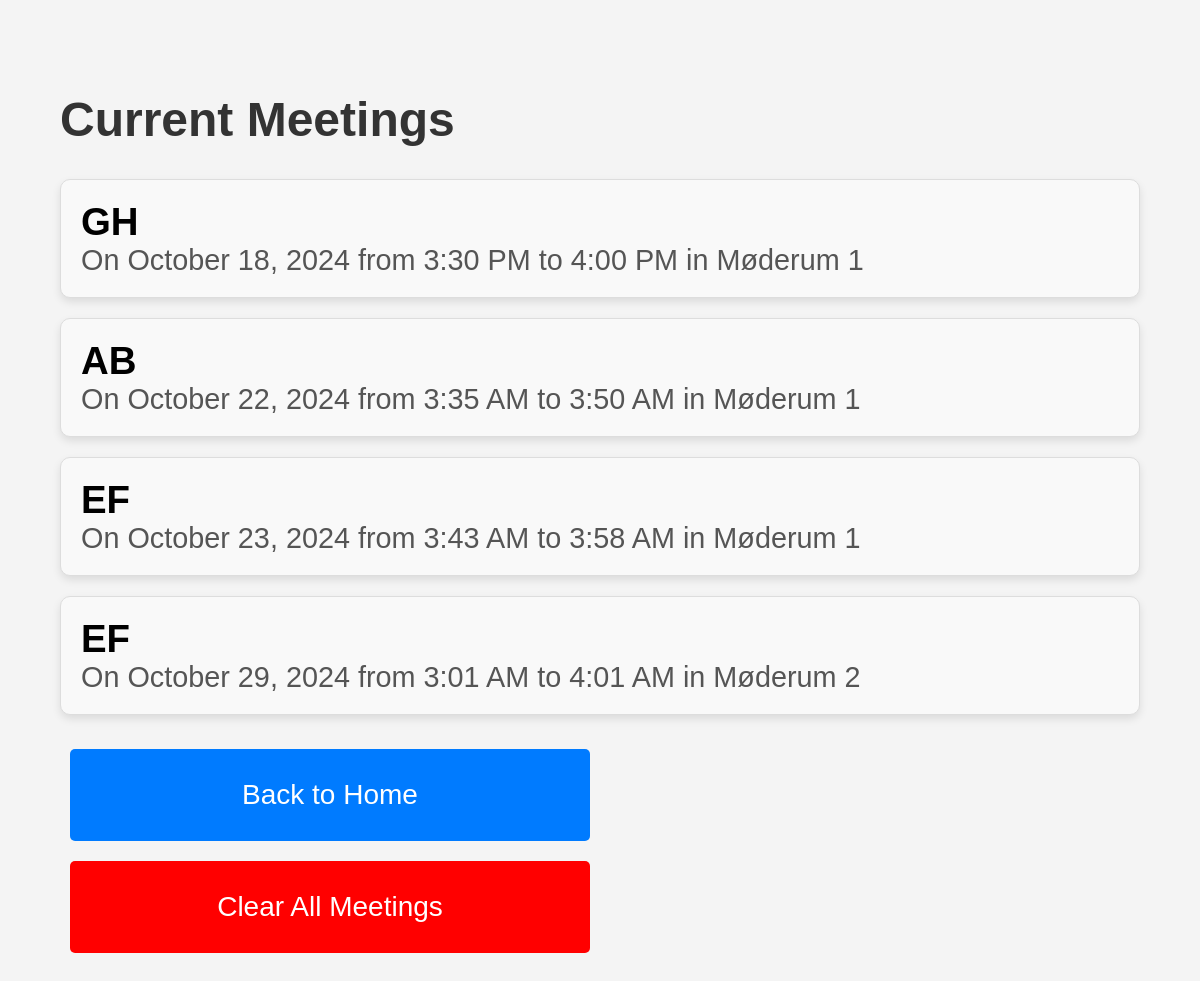
Page /view-meetings/ on the committed database.
### my_app/models.py (models this page shows, shortened)
class Meeting(models.Model):
    INITIAL_CHOICES = [
        ('AB', 'AB'),
        ('CD', 'CD'),
        ('EF', 'EF'),
        ('GH', 'GH'),
    ]
    ROOM_CHOICES = [
        ('Møderum 1', 'Møderum 1'),
        ('Møderum 2', 'Møderum 2'),
    ]
    name = models.CharField(max_length=100, choices=INITIAL_CHOICES)
    date = models.DateField()
    start_time = models.TimeField()
    end_time = models.TimeField()
    duration = models.CharField(max_length=20)
    room = models.CharField(max_length=20, choices=ROOM_CHOICES)

### my_app/views.py (the view)
# urls.py: path('view-meetings/', views.view_meetings, name='view_meetings'),
def view_meetings(request):
    meetings = Meeting.objects.all()
    return render(request, 'my_app/view_meetings.html', {'meetings': meetings})

### my_app/templates/my_app/view_meetings.html (shortened to what this page needs)
<!DOCTYPE html>
<html lang="en">
<head>
    {% load static %}
    <link rel="stylesheet" href="{% static 'css/style.css' %}">
</head>
<body>
    <h1>Current Meetings</h1>
    <ul class="meeting-list">
        {% for meeting in meetings %}
            <li class="meeting-card">
                <div class="meeting-name">{{ meeting.name }}</div>
                <div class="meeting-details">
                    On {{ meeting.date|date:"F d, Y" }} from {{ meeting.start_time|time:"g:i A" }} to {{ meeting.end_time|time:"g:i A" }} in {{ meeting.room }}
                </div>
            </li>
        {% empty %}
            <li>No meetings scheduled.</li>
        {% endfor %}
    </ul>
    <div class="actions">
        <a href="{% url 'home' %}" class="button">Back to Home</a>
        <a href="{% url 'clear_meetings' %}" class="button red">Clear All Meetings</a>
    </div>
</body>
</html>

### my_app/static/css/Style.css (style rules this page uses)
body { font-family: Arial, sans-serif; background-color: #f4f4f4; margin: 40px; }
h1 { color: #333; }

### my_app/templates/my_app/view_meetings.html (style rules this page uses)
body { font-size: 24px; padding: 20px; }
.meeting-list { list-style-type: none; padding: 0; }
.meeting-card { border: 1px solid #ddd; border-radius: 10px; padding: 20px; margin: 20px 0; background-color: #f9f9f9; box-shadow: 0 4px 8px rgba(0, 0, 0, 0.1); font-size: 24px; }
.meeting-name { font-weight: bold; font-size: 1.6em; }
.meeting-details { color: #555; font-size: 1.2em; }
.actions { margin-top: 20px; }
.button { display: inline-block; padding: 30px 60px; font-size: 28px; margin: 10px; background-color: #007BFF; color: white; text-decoration: none; border-radius: 5px; width: 100%; max-width: 400px; text-align: center; }
.button.red { background-color: red; }

### rows in the picture
Meeting: name "GH", date "October 18, 2024", start_time "3:30 PM", end_time "4:00 PM", room "Møderum 1"
Meeting: name "AB", date "October 22, 2024", start_time "3:35 AM", end_time "3:50 AM", room "Møderum 1"
Meeting: name "EF", date "October 23, 2024", start_time "3:43 AM", end_time "3:58 AM", room "Møderum 1"
Meeting: name "EF", date "October 29, 2024", start_time "3:01 AM", end_time "4:01 AM", room "Møderum 2"
